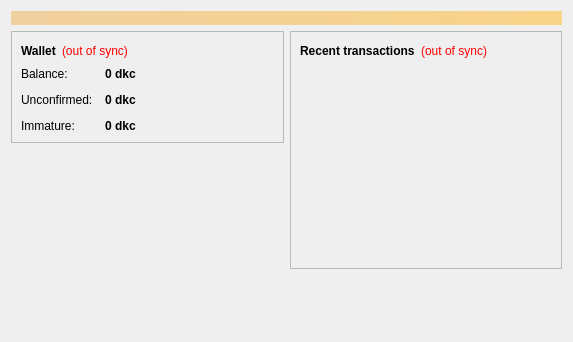
<?xml version="1.0" encoding="UTF-8"?>
<ui version="4.0">
 <class>OverviewPage</class>
 <widget class="QWidget" name="OverviewPage">
  <property name="geometry">
   <rect>
    <x>0</x>
    <y>0</y>
    <width>573</width>
    <height>342</height>
   </rect>
  </property>
  <property name="windowTitle">
   <string>Form</string>
  </property>
  <layout class="QVBoxLayout" name="topLayout">
   <item>
    <widget class="QLabel" name="labelAlerts">
     <property name="visible">
      <bool>false</bool>
     </property>
     <property name="styleSheet">
      <string notr="true">background-color: qlineargradient(x1: 0, y1: 0, x2: 1, y2: 0, stop:0 #F0D0A0, stop:1 #F8D488); color:#000000;</string>
     </property>
     <property name="wordWrap">
      <bool>true</bool>
     </property>
     <property name="margin">
      <number>3</number>
     </property>
    </widget>
   </item>
   <item>
    <layout class="QHBoxLayout" name="horizontalLayout" stretch="1,1">
     <item>
      <layout class="QVBoxLayout" name="verticalLayout_2">
       <item>
        <widget class="QFrame" name="frame">
         <property name="frameShape">
          <enum>QFrame::StyledPanel</enum>
         </property>
         <property name="frameShadow">
          <enum>QFrame::Raised</enum>
         </property>
         <layout class="QVBoxLayout" name="verticalLayout_4">
          <item>
           <layout class="QHBoxLayout" name="horizontalLayout_4">
            <item>
             <widget class="QLabel" name="label_5">
              <property name="font">
               <font>
                <weight>75</weight>
                <bold>true</bold>
               </font>
              </property>
              <property name="text">
               <string>Wallet</string>
              </property>
             </widget>
            </item>
            <item>
             <widget class="QLabel" name="labelWalletStatus">
              <property name="toolTip">
               <string>The displayed information may be out of date. Your wallet automatically synchronizes with the Darkcoin network after a connection is established, but this process has not completed yet.</string>
              </property>
              <property name="styleSheet">
               <string notr="true">QLabel { color: red; }</string>
              </property>
              <property name="text">
               <string notr="true">(out of sync)</string>
              </property>
              <property name="alignment">
               <set>Qt::AlignLeading|Qt::AlignLeft|Qt::AlignVCenter</set>
              </property>
             </widget>
            </item>
            <item>
             <spacer name="horizontalSpacer_2">
              <property name="orientation">
               <enum>Qt::Horizontal</enum>
              </property>
              <property name="sizeHint" stdset="0">
               <size>
                <width>40</width>
                <height>20</height>
               </size>
              </property>
             </spacer>
            </item>
           </layout>
          </item>
          <item>
           <layout class="QFormLayout" name="formLayout_2">
            <property name="fieldGrowthPolicy">
             <enum>QFormLayout::AllNonFixedFieldsGrow</enum>
            </property>
            <property name="horizontalSpacing">
             <number>12</number>
            </property>
            <property name="verticalSpacing">
             <number>12</number>
            </property>
            <item row="0" column="0">
             <widget class="QLabel" name="label">
              <property name="text">
               <string>Balance:</string>
              </property>
             </widget>
            </item>
            <item row="0" column="1">
             <widget class="QLabel" name="labelBalance">
              <property name="font">
               <font>
                <weight>75</weight>
                <bold>true</bold>
               </font>
              </property>
              <property name="cursor">
               <cursorShape>IBeamCursor</cursorShape>
              </property>
              <property name="toolTip">
               <string>Your current balance</string>
              </property>
              <property name="text">
               <string notr="true">0 dkc</string>
              </property>
              <property name="textInteractionFlags">
               <set>Qt::LinksAccessibleByMouse|Qt::TextSelectableByKeyboard|Qt::TextSelectableByMouse</set>
              </property>
             </widget>
            </item>
            <item row="1" column="0">
             <widget class="QLabel" name="label_3">
              <property name="text">
               <string>Unconfirmed:</string>
              </property>
             </widget>
            </item>
            <item row="1" column="1">
             <widget class="QLabel" name="labelUnconfirmed">
              <property name="font">
               <font>
                <weight>75</weight>
                <bold>true</bold>
               </font>
              </property>
              <property name="cursor">
               <cursorShape>IBeamCursor</cursorShape>
              </property>
              <property name="toolTip">
               <string>Total of transactions that have yet to be confirmed, and do not yet count toward the current balance</string>
              </property>
              <property name="text">
               <string notr="true">0 dkc</string>
              </property>
              <property name="textInteractionFlags">
               <set>Qt::LinksAccessibleByMouse|Qt::TextSelectableByKeyboard|Qt::TextSelectableByMouse</set>
              </property>
             </widget>
            </item>
            <item row="2" column="0">
             <widget class="QLabel" name="labelImmatureText">
              <property name="text">
               <string>Immature:</string>
              </property>
             </widget>
            </item>
            <item row="2" column="1">
             <widget class="QLabel" name="labelImmature">
              <property name="font">
               <font>
                <weight>75</weight>
                <bold>true</bold>
               </font>
              </property>
              <property name="toolTip">
               <string>Mined balance that has not yet matured</string>
              </property>
              <property name="text">
               <string notr="true">0 dkc</string>
              </property>
              <property name="textInteractionFlags">
               <set>Qt::LinksAccessibleByMouse|Qt::TextSelectableByKeyboard|Qt::TextSelectableByMouse</set>
              </property>
             </widget>
            </item>
           </layout>
          </item>
         </layout>
        </widget>
       </item>
       <item>
        <spacer name="verticalSpacer">
         <property name="orientation">
          <enum>Qt::Vertical</enum>
         </property>
         <property name="sizeHint" stdset="0">
          <size>
           <width>20</width>
           <height>40</height>
          </size>
         </property>
        </spacer>
       </item>
      </layout>
     </item>
     <item>
      <layout class="QVBoxLayout" name="verticalLayout_3">
       <item>
        <widget class="QFrame" name="frame_2">
         <property name="frameShape">
          <enum>QFrame::StyledPanel</enum>
         </property>
         <property name="frameShadow">
          <enum>QFrame::Raised</enum>
         </property>
         <layout class="QVBoxLayout" name="verticalLayout">
          <item>
           <layout class="QHBoxLayout" name="horizontalLayout_2">
            <item>
             <widget class="QLabel" name="label_4">
              <property name="text">
               <string>&lt;b&gt;Recent transactions&lt;/b&gt;</string>
              </property>
             </widget>
            </item>
            <item>
             <widget class="QLabel" name="labelTransactionsStatus">
              <property name="toolTip">
               <string>The displayed information may be out of date. Your wallet automatically synchronizes with the Darkcoin network after a connection is established, but this process has not completed yet.</string>
              </property>
              <property name="styleSheet">
               <string notr="true">QLabel { color: red; }</string>
              </property>
              <property name="text">
               <string notr="true">(out of sync)</string>
              </property>
              <property name="alignment">
               <set>Qt::AlignRight|Qt::AlignTrailing|Qt::AlignVCenter</set>
              </property>
             </widget>
            </item>
            <item>
             <spacer name="horizontalSpacer">
              <property name="orientation">
               <enum>Qt::Horizontal</enum>
              </property>
              <property name="sizeHint" stdset="0">
               <size>
                <width>40</width>
                <height>20</height>
               </size>
              </property>
             </spacer>
            </item>
           </layout>
          </item>
          <item>
           <widget class="QListView" name="listTransactions">
            <property name="styleSheet">
             <string notr="true">QListView { background: transparent; }</string>
            </property>
            <property name="frameShape">
             <enum>QFrame::NoFrame</enum>
            </property>
            <property name="verticalScrollBarPolicy">
             <enum>Qt::ScrollBarAlwaysOff</enum>
            </property>
            <property name="horizontalScrollBarPolicy">
             <enum>Qt::ScrollBarAlwaysOff</enum>
            </property>
            <property name="selectionMode">
             <enum>QAbstractItemView::NoSelection</enum>
            </property>
           </widget>
          </item>
         </layout>
        </widget>
       </item>
       <item>
        <spacer name="verticalSpacer_2">
         <property name="orientation">
          <enum>Qt::Vertical</enum>
         </property>
         <property name="sizeHint" stdset="0">
          <size>
           <width>20</width>
           <height>40</height>
          </size>
         </property>
        </spacer>
       </item>
      </layout>
     </item>
    </layout>
   </item>
  </layout>
 </widget>
 <resources/>
 <connections/>
</ui>
